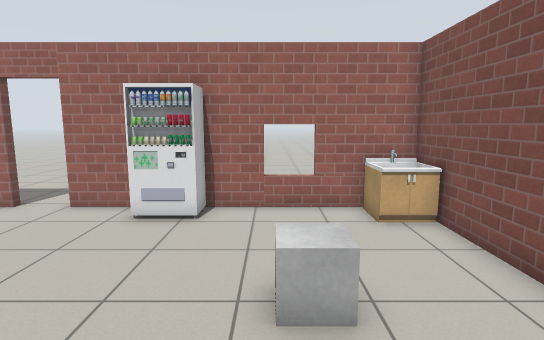
view 1 (above)

13 first-person views from a walk through a Gazebo world. The camera is 1.3 m above the floor, tilts 8° down and sees 80° across. The floor is counted in squares, 0.5 m on a side. Each view is taken from the middle of a square. On the plan, view 1 faces up. The plan holds only what a view shows up to about 20 squares ahead; the rest is blank. Gazebo's built-in surfaces are drawn with simple patterns.

view 2
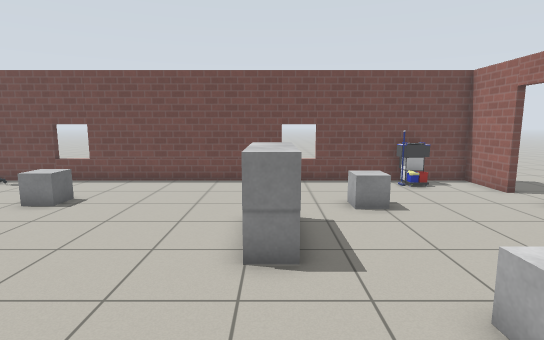

view 3
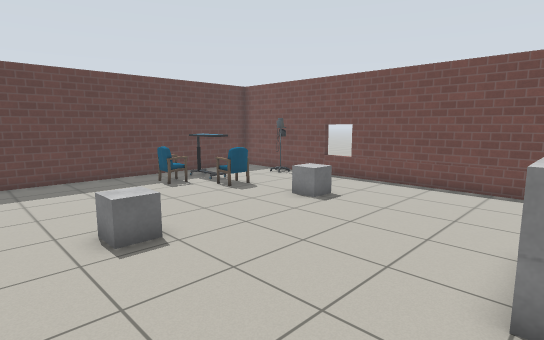

view 4
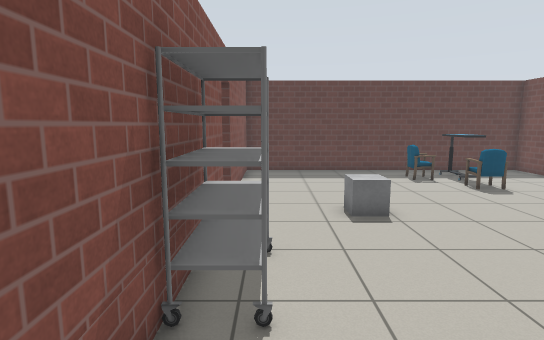

view 5
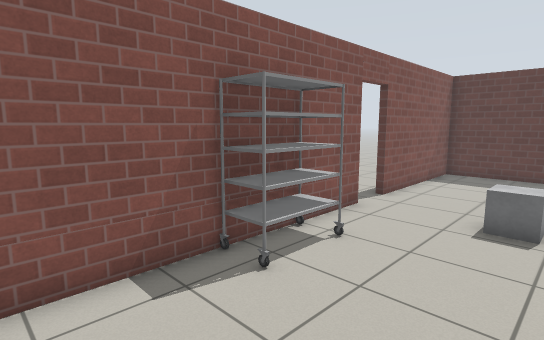

view 6
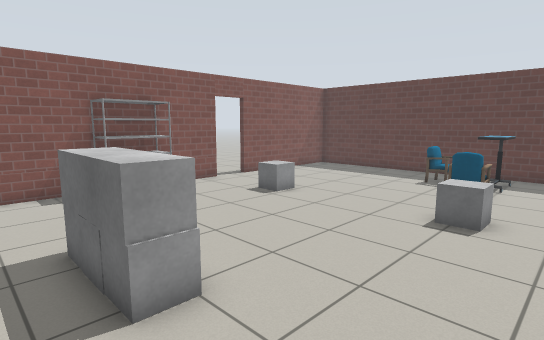

view 7
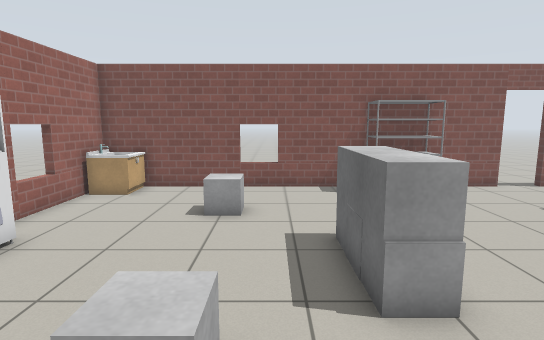

view 8
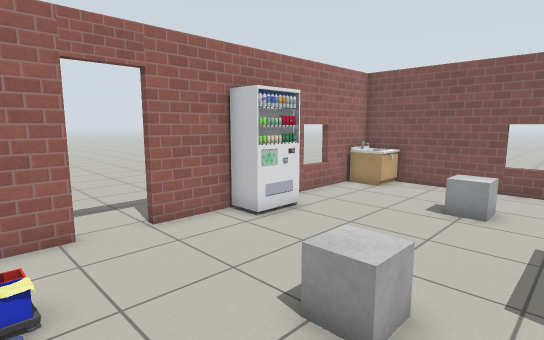

view 9
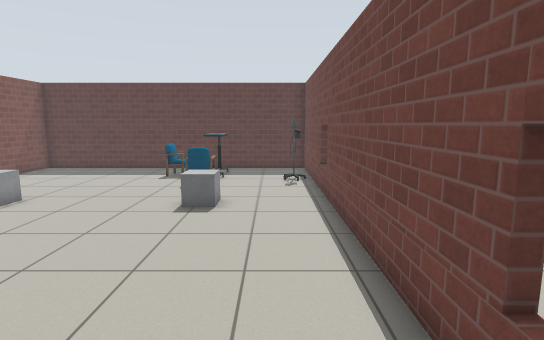

view 10
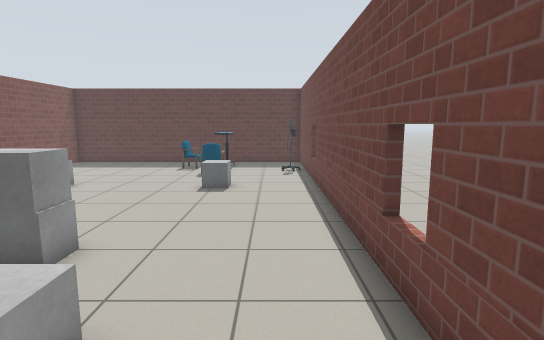

view 11
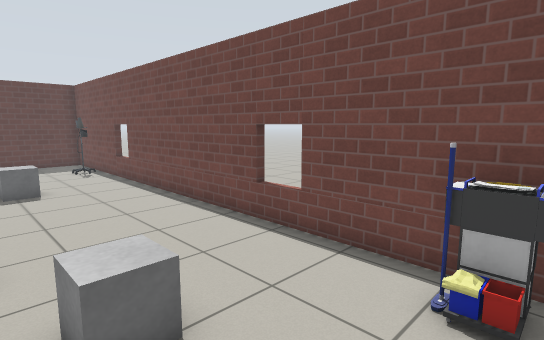

view 12
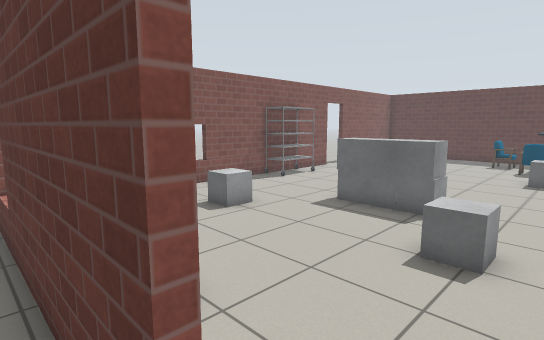

view 13
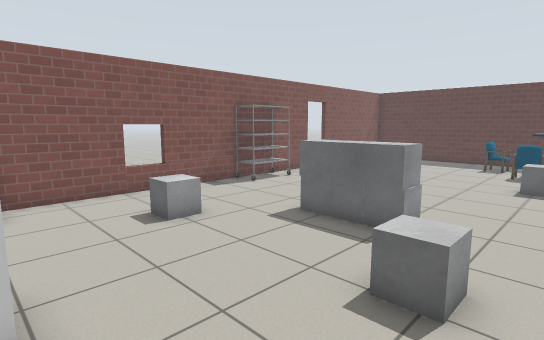

### Floor plan
Points are (right, up) in squares from view 1. A wall is a line through its corners. A room is listed if a view was taken in it or the views show most of it. See-through windows are left out.
Room 1 (views 1, 2, 3, 4, 5, 6, 7, 8, 9, 10, 11, 13)
walls: (4.4, -6.6) (4.4, 10) (-2.1, 10); (-3.7, 10) (-6.5, 10); (-8.1, 10) (-11, 10) (-11, -15.4) (4.4, -15.4) (4.4, -8.2)
ways out: open door at (-7.5, 10) to room 2; open door at (4.5, -7.5) to room 2
objects: monitor (-10, -11); cart (-10, 7) to (-10, 8); grey box (-7, -7) to (-6, -6); grey box (-7, 4) to (-6, 4); table (-6, -13) to (-6, -12); chair (-6, -11) to (-6, -10); grey box (-5, 1); chair (-4, -13) to (-4, -12); grey box (-4, 1); vending machine (-4, 9) to (-2, 9); grey box (-3, 0); grey box (-3, 1); grey box (-2, 1); grey box (0, -7) to (0, -6); grey box (0, 4) to (1, 5); rack (3, -3) to (4, -1); sink (3, 8) to (4, 9)
Room 2 (view 12)
walls: (-6.5, 10.3) (1.9, 10.3)
ways out: open door at (-7.5, 10) to room 1; open door at (4.5, -7.5) to room 1

Positions as (right, up) in squares from view 1, and headings:
1: (0, 0), facing up
2: (4, 1), facing left
3: (3, 1), facing down-left
4: (3, 3), facing down
5: (-1, 3), facing down-right
6: (-9, 3), facing down-right
7: (-9, 3), facing right
8: (-10, 2), facing up-right
9: (-9, 4), facing down
10: (-9, 7), facing down
11: (-5, 8), facing down-left
12: (-8, 11), facing down-right
13: (-8, 9), facing down-right
